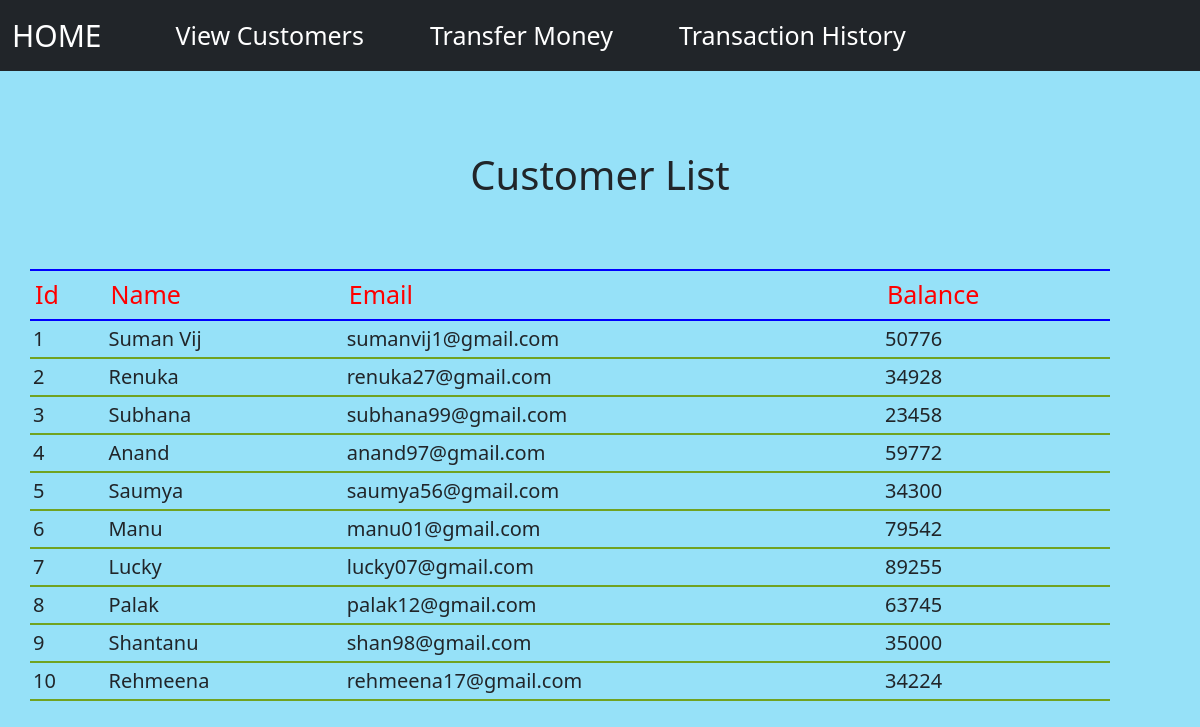
The page / on the database its author committed.
### tables this page shows
CREATE TABLE `info` (
  `Id` int(11) NOT NULL,
  `Name` varchar(30) NOT NULL,
  `Email` varchar(40) NOT NULL,
  `Balance` int(11) NOT NULL
);

### index.php (the view, shortened to what this page needs)
<!DOCTYPE html>
<html lang="en">
<head>
    <link href="https://cdn.jsdelivr.net/npm/bootstrap@5.1.3/dist/css/bootstrap.min.css" rel="stylesheet">
</head>
<body >
    <nav class="navbar navbar-expand-lg navbar-dark bg-dark">
        <div class="container-fluid">
          <a class="navbar-brand" style="font-size: 30px;" href="SparkFoundationTask1.html">HOME</a>
          <div class="collapse navbar-collapse" id="navbarSupportedContent">
            <ul class="navbar-nav me-auto mb-2 mb-lg-0">
              <li class="nav-item">
                <a class="nav-link active" style="font-size: 25px;margin-left: 50px;" aria-current="page" href="index.php">View Customers</a>
              </li>
              <li class="nav-item">
                <a class="nav-link active" style="font-size: 25px;margin-left: 50px;" aria-current="page" href="Transfer.php">Transfer Money</a>
              </li>
              <li class="nav-item">
                <a class="nav-link active" style="font-size: 25px;margin-left: 50px;" aria-current="page" href="TransactionHistory.php">Transaction History</a>
              </li>
            </ul>
          </div>
        </div>
      </nav>
    <div id="heading">
        <h1>Customer List</h1>
    </div>
<div class="center-div">
    <div class="table-responsive">
        <table>
          <thead>
              <tr>
                  <td>Id</td>
                  <td>Name</td>
                  <td>Email</td>
                  <td>Balance</td>
              </tr>
          </thead>
          <tbody>
          <?php
              $servername = "localhost";
              $username = "root";
              $password = "";
              $database = "BankSystem";
              $conn = mysqli_connect($servername,$username,$password,$database);
              $selectquery = " select * from info ";
              $query = mysqli_query($conn,$selectquery);
              while($result = mysqli_fetch_array($query)){
                ?>
                <tr>
                <td>  <?php echo $result['Id']  ?> </td>
                <td>  <?php echo $result['Name']  ?> </td>
                <td>  <?php echo $result['Email']  ?> </td>
                <td>  <?php echo $result['Balance'] ?> </td>
              </tr>
            <?php
              }
          ?>
          </tbody>
        </table>
    </div>
</div>
</body>
</html>

### index.php (style rules this page uses)
body { background-color:rgb(150, 225, 248); }
#heading { margin-top:80px; margin-bottom:70px; text-align:center; }
table { width:90%; margin-left:30px; }
tr { border-bottom:2px solid rgb(113, 163, 33); padding:3px; margin-left:5px; }
td { font-size:20px; padding:3px; }
thead tr td { font-size:25px; color:red; padding:5px; border-top: 2px solid blue; border-bottom: 2px solid blue; }

### rows shown on the page
info: Id "1", Name "Suman Vij", Email "sumanvij1@gmail.com", Balance "50776"
info: Id "2", Name "Renuka", Email "renuka27@gmail.com", Balance "34928"
info: Id "3", Name "Subhana", Email "subhana99@gmail.com", Balance "23458"
info: Id "4", Name "Anand", Email "anand97@gmail.com", Balance "59772"
info: Id "5", Name "Saumya", Email "saumya56@gmail.com", Balance "34300"
info: Id "6", Name "Manu", Email "manu01@gmail.com", Balance "79542"
info: Id "7", Name "Lucky", Email "lucky07@gmail.com", Balance "89255"
info: Id "8", Name "Palak", Email "palak12@gmail.com", Balance "63745"
info: Id "9", Name "Shantanu", Email "shan98@gmail.com", Balance "35000"
info: Id "10", Name "Rehmeena", Email "rehmeena17@gmail.com", Balance "34224"
